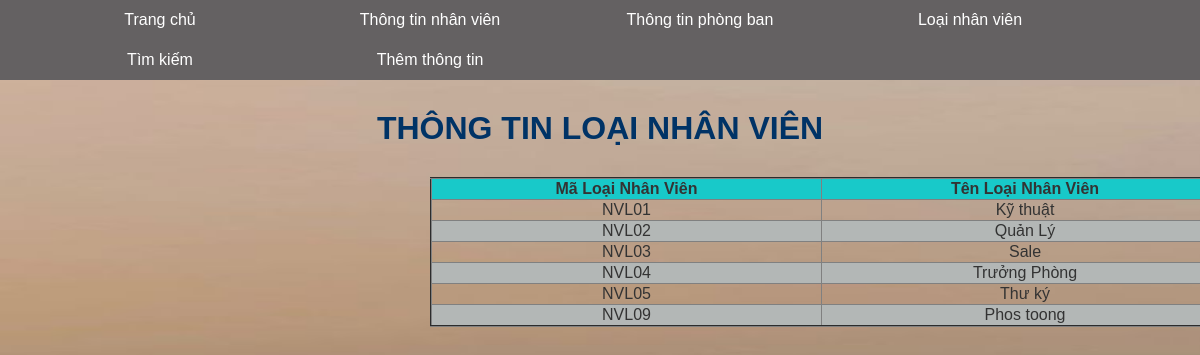
Screenshot of /loainv.php (signed in) with the database file from the repository.
### tables this page shows
CREATE TABLE `loainv` (
  `MALOAINV` varchar(10) NOT NULL,
  `TENLOAINV` varchar(50) NOT NULL
);

### loainv.php (the view, shortened to what this page needs)
<!DOCTYPE HTML PUBLIC "-//W3C//DTD HTML 4.01 Frameset//EN">
<html>
<head>
</head>
<body>
<?php
require("trangchu.php");
$strSQL = "SELECT * FROM loainv";
$result = mysqli_query($dbc,$strSQL);
if(mysqli_num_rows($result) == 0)
{
	echo "Chưa có dữ liệu";
}
else
{	echo "<h1 style='color: #003366;margin-top:30px' align='center'>THÔNG TIN LOẠI NHÂN VIÊN</h1>
		  <table align='center' width='800' height='150px' border='2'
				style='border-collapse: collapse; margin-left:430px; margin-top:30px;'>
		  	<tr style='background-color: #18c9c9;' align='center'>
				<td><b>Mã Loại Nhân Viên</b></td>
				<td><b>Tên Loại Nhân Viên</b></td>
		  	</tr>";
	$stt=1;
	while ($row = mysqli_fetch_array($result))
	{
		if($stt%2!=0)
		{
			echo "<tr align='center' >";
			echo "<td>$row[0]</td>";
			echo "<td>$row[1]</td>";
			echo "</tr>";
		}
		else
		{
			echo "<tr style='background-color: #b3b7b6;' align='center' >";
			echo "<td>$row[0]</td>";
			echo "<td>$row[1]</td>";
			echo "</tr>";
		}
			$stt+=1;
	}
	echo '</table>';
}
?>
</body>
</html>

### trangchu.css (style rules this page uses)
#than_page { background-image: url(../QLNV/53fe8045b3d43c499a7eca4345e0d9e2.jpg); background-repeat: repeat; background-size: 1800px 900px; }

### qlnv.css (style rules this page uses)
* { margin: 0; padding: 0; }
body { font-family: sans-serif; color: #333; }

### rows the page displays
loainv: MALOAINV "NVL01", TENLOAINV "Kỹ thuật"
loainv: MALOAINV "NVL02", TENLOAINV "Quản Lý"
loainv: MALOAINV "NVL03", TENLOAINV "Sale"
loainv: MALOAINV "NVL04", TENLOAINV "Trưởng Phòng"
loainv: MALOAINV "NVL05", TENLOAINV "Thư ký"
loainv: MALOAINV "NVL09", TENLOAINV "Phos toong"
